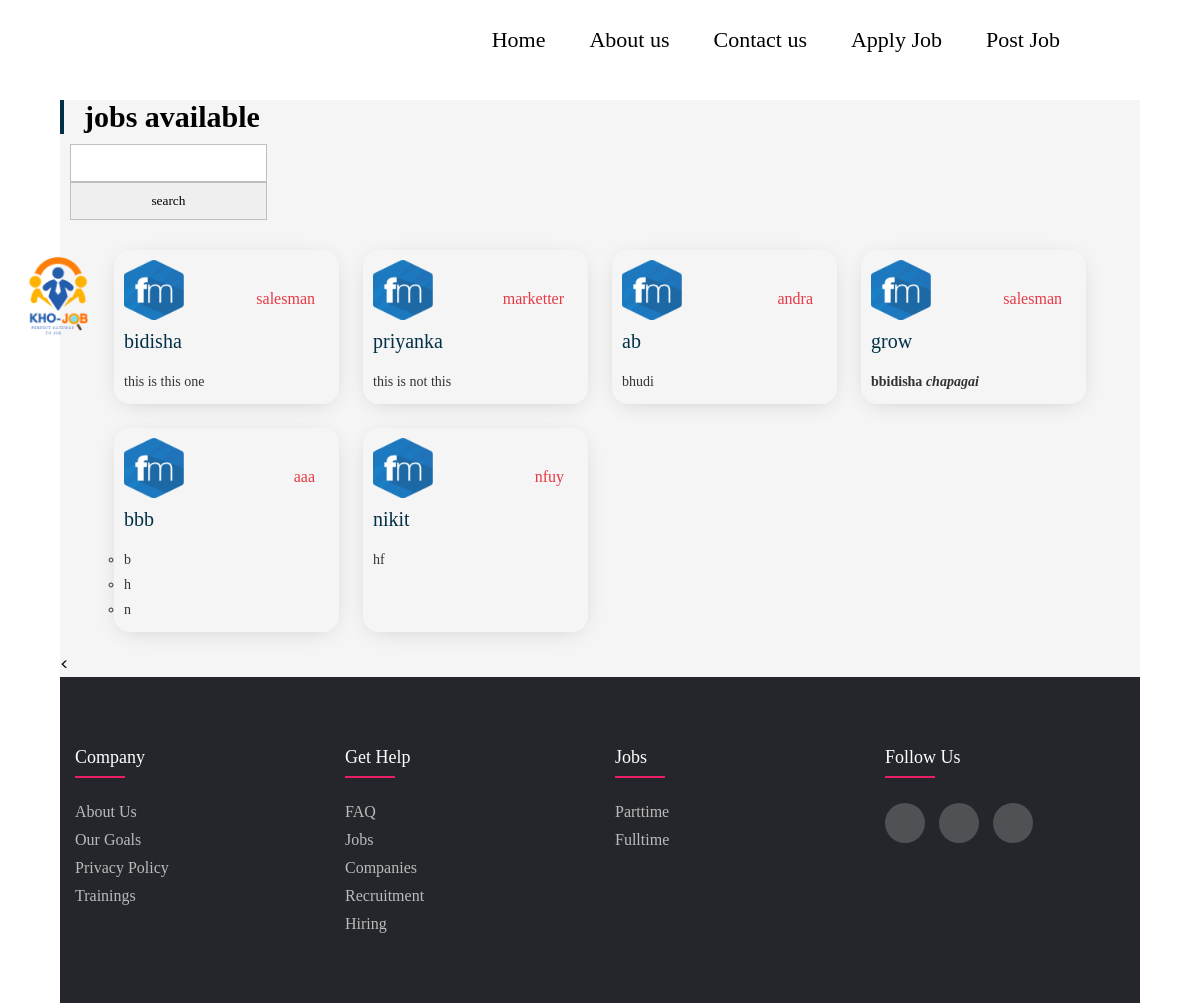
Before: /job/ with the older database file.
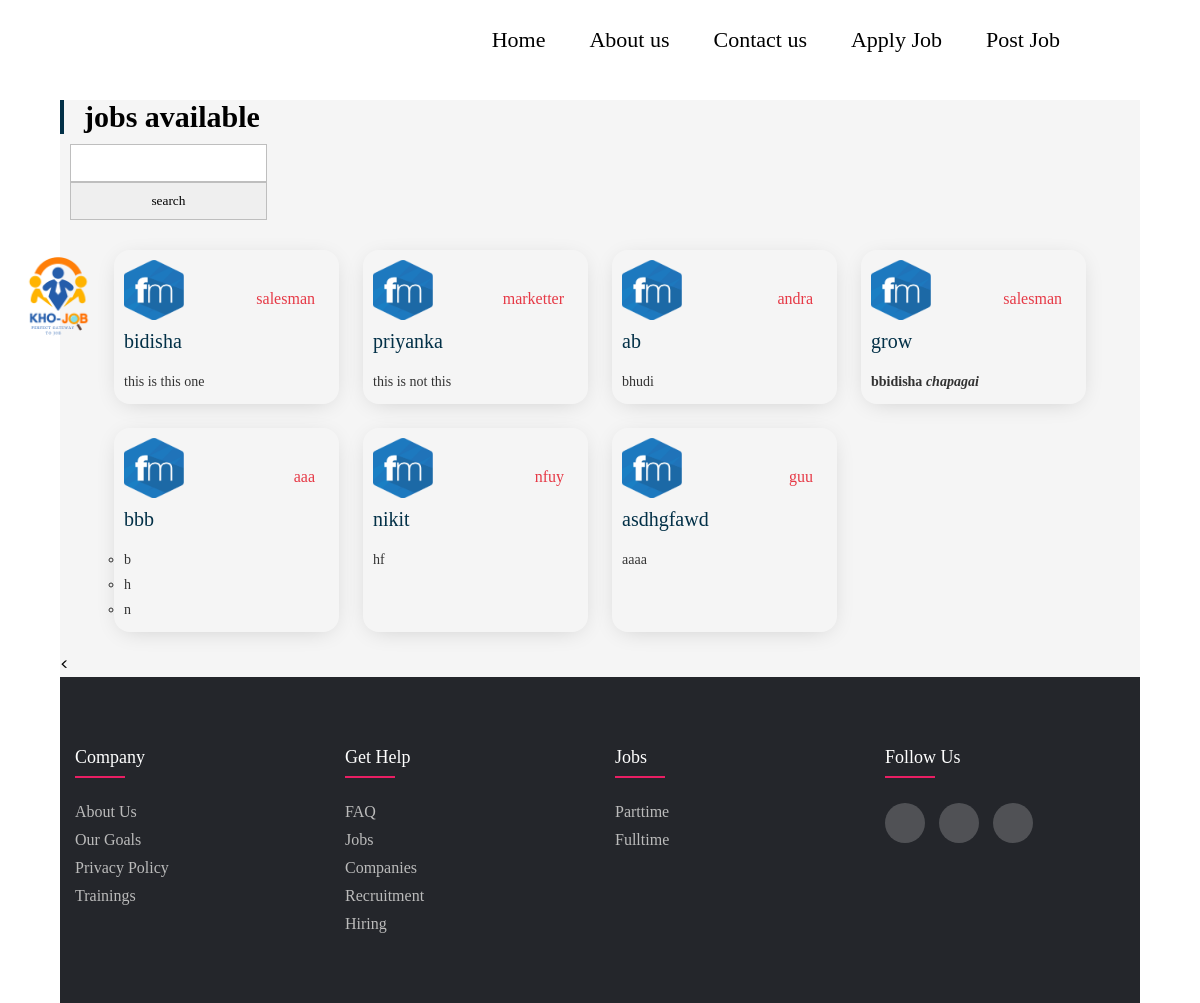
After: the same page with the newer database file.
### job/models.py (models this page shows)
class Job(models.Model):
    job_title=models.CharField(max_length=50)
    job_positions=models.CharField(max_length=50)
    job_details=HTMLField()

### mediquick/views.py (the view)
# urls.py: path('job/',views.job, name="jobbb"),
def job(request):
    jobdetails=Job.objects.all()
    if request.method=="GET":
       jb =request.GET.get('jobname')
    if jb !=None:
       jobdetails=Job.objects.filter(job_title__icontains= jb)
    data={
        'jobdetails':jobdetails
    }
    return render(request,"job.html",data)

### templates/job.html (shortened to what this page needs)
<!DOCTYPE html>
<html Lang="en">
  <head>
    <link rel="stylesheet" href="/static/job.css">
</head>
<header>
    <div class="logo">
      <img src="imgg/KHO-JOBT.png" class="khojob">
</div>
    <nav>
      <ul>
      <li><a  href="index.php">Home</a> </li>
      <li><a  href="about.php">About us</a> </li>
      <li><a  href="contact.php">Contact us</a> </li>
      <li><a  href="loginuser.php">Apply Job</a> </li>
      <li><a  href="logincompany.php">Post Job</a> </li>
        </ul>
    </nav>
</header>
<div class="jobs-list-container">
          <h2>jobs available</h2>
          <div class="search_bar">
            <form method="get">
        <input type="text" name="jobname" >
        <input type="submit" value="search">
      </form>
      </div>
    <div class="jobs-list-container">
    <div class="jobs">
      {%for i in jobdetails %}
              <div class="job">
                <img src="/static/imgg/fuse.png" alt="">
                <span class="job-title">{{i.job_title}}</span>
                <div class="details">
                 {{i.job_details | safe }}
    </div>
    <span class="positions">{{i.job_positions}}</span>
    </div>
    {%empty%}
    No Hospitals
    {% endfor %}
    </div>
    </div>
     <{% include "footer.html" %}
    </body>
    </html>

Changed rows visible on the page:
added Job: job_title "asdhgfawd", job_details "aaaa", job_positions "guu"
